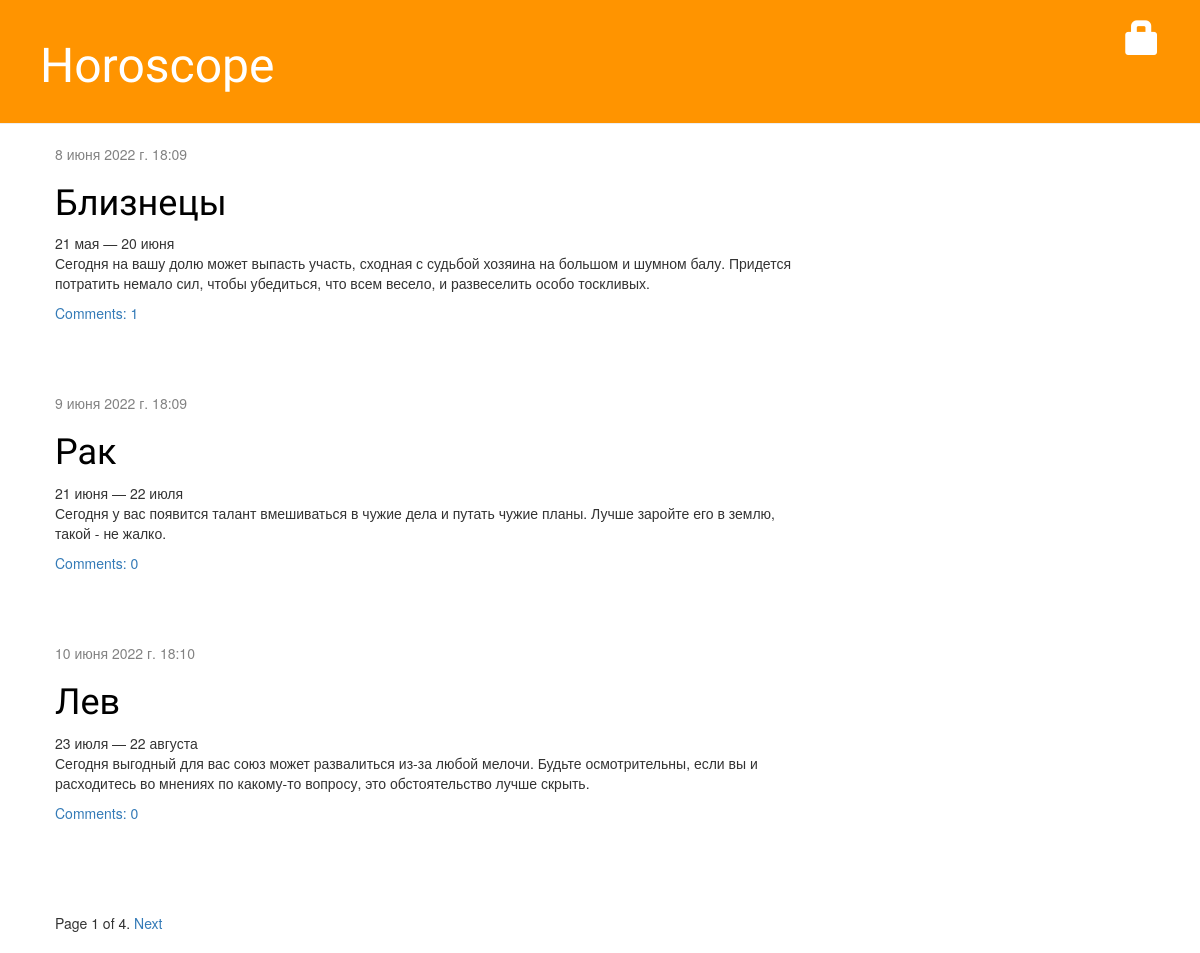
The page / on the database its author committed.
### blog/models.py (models this page shows, shortened)
class Post(models.Model):
    author = models.ForeignKey(settings.AUTH_USER_MODEL, on_delete=models.CASCADE)
    title = models.CharField(max_length=200)
    text = models.TextField()
    created_date = models.DateTimeField(default=timezone.now)
    published_date = models.DateTimeField(blank=True, null=True)
    def approved_comments(self):
        return self.comments.filter(approved_comment=True)

### blog/views.py (the view)
# urls.py: path('', views.post_list, name='post_list'),
def post_list(request):
    posts = Post.objects.filter(published_date__lte=timezone.now()).order_by('published_date')
    paginator = Paginator(posts, 3)
    page = request.GET.get('page')
    try:
        posts = paginator.page(page)
    except PageNotAnInteger:
        posts = paginator.page(1)
    except EmptyPage:
        posts = paginator.page(paginator.num_pages)
    return render(request,
                  'blog/post_list.html',
                  {'page': page,
                   'posts': posts})

### templates/blog/post_list.html
{% extends 'blog/base.html' %}
{% block content %}
    {% for post in posts %}
        <div class="post">
            <div class="date">
                {{ post.published_date }}
            </div>
            <h1><a href="{% url 'post_detail' pk=post.pk %}">{{ post.title }}</a></h1>
            <p>{{ post.text|linebreaksbr }}</p>
            <a href="{% url 'post_detail' pk=post.pk %}">Comments: {{ post.approved_comments.count }}</a>
        </div>
    {% endfor %}
    {% include "blog/pagination.html" with page=posts %}
{% endblock %}

### templates/blog/base.html (shortened to what this page needs)
{% load static %}
<html>
    <head>
        <link rel="stylesheet" href="//maxcdn.bootstrapcdn.com/bootstrap/3.2.0/css/bootstrap.min.css">
        <link rel="stylesheet" href="//maxcdn.bootstrapcdn.com/bootstrap/3.2.0/css/bootstrap-theme.min.css">
        <link rel="stylesheet" href="{% static 'css/blog.css' %}">
    </head>
    <body>
        <div class="page-header">
            {% if user.is_authenticated %}
                <a href="{% url 'logout' %}" class="top-menu"><span title='Log out' class="glyphicon glyphicon-log-out"></span></a>
                <a href="{% url 'post_new' %}" class="top-menu"><span title='New post' class="glyphicon glyphicon-pencil"></span></a>
                <a href="{% url 'post_draft_list' %}" class="top-menu"><span title='Draft' class="glyphicon glyphicon-list-alt"></span></a>
                <p class="top-menu">Hello, {{ user.username }}! </p>
            {% else %}
                <a href="{% url 'login' %}" class="top-menu"><span class="glyphicon glyphicon-lock"></span></a>
            {% endif %}
            <h1><a href="/">Horoscope</a></h1>
        </div>
        <div class="content container">
            <div class="row">
                <div class="col-md-8">
                {% block content %}
                {% endblock %}
                </div>
            </div>
        </div>
    </body>
</html>

### templates/blog/pagination.html (shortened to what this page needs)
<div class="pagination">
    <span class="step-links">
        <span class="current">
            Page {{ page.number }} of {{ page.paginator.num_pages }}.
        </span>
        {% if page.has_next %}
            <a href="?page={{ page.next_page_number }}">Next</a>
        {% endif %}
    </span>
</div>

### blog/static/css/blog.css (style rules this page uses)
.page-header { background-color: #ff9400; margin-top: 0; padding: 20px 20px 20px 40px; }
.page-header h1, .page-header h1 a, .page-header h1 a:visited, .page-header h1 a:active { color: #ffffff; font-size: 36pt; text-decoration: none; }
.content { margin-left: 40px; }
h1, h2, h3, h4 { font-family: 'Lobster', cursive; }
.date { color: #828282; }
.top-menu, .top-menu:hover, .top-menu:visited { color: #ffffff; float: right; font-size: 26pt; margin-right: 20px; }
.post { margin-bottom: 70px; }
.post h1 a, .post h1 a:visited { color: #000000; }

### rows shown on the page
Post: published_date "8 июня 2022 г. 18:09", title "Близнецы", text "21 мая — 20 июня Сегодня на вашу долю может выпасть участь, сходная с судьбой хозяина на большом и шумном балу. Придется потратить немало сил, чтобы убедиться, что всем весело, и развеселить особо тоскливых.", approved_comments.count "1"
Post: published_date "9 июня 2022 г. 18:09", title "Рак", text "21 июня — 22 июля Сегодня у вас появится талант вмешиваться в чужие дела и путать чужие планы. Лучше заройте его в землю, такой - не жалко.", approved_comments.count "0"
Post: published_date "10 июня 2022 г. 18:10", title "Лев", text "23 июля — 22 августа Сегодня выгодный для вас союз может развалиться из-за любой мелочи. Будьте осмотрительны, если вы и расходитесь во мнениях по какому-то вопросу, это обстоятельство лучше скрыть.", approved_comments.count "0"

### other values the page prints
{{ page.number }} "1"
{{ page.paginator.num_pages }} "4"
